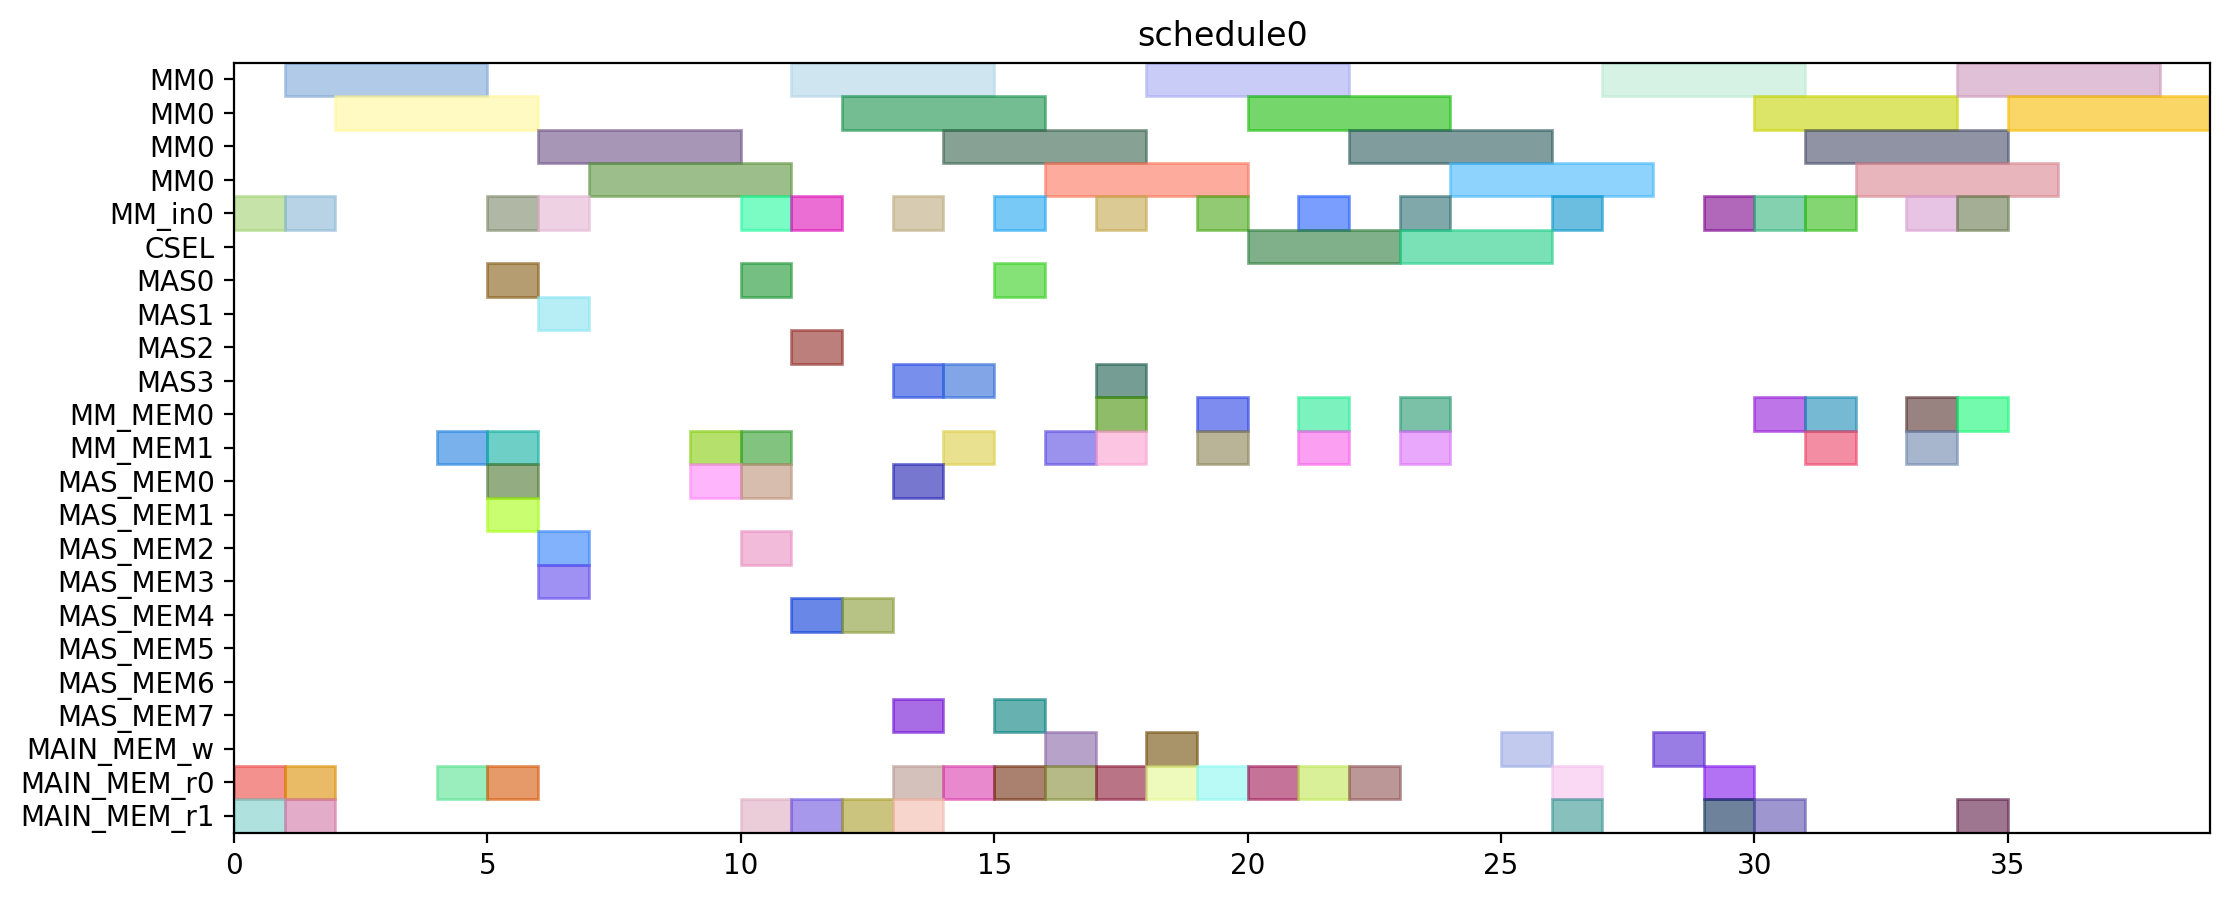

Write the Python code that produced this figure.
from pyschedule import Scenario, solvers, plotters, alt


def solve():
	horizon = 120
	S = Scenario("schedule0", horizon=horizon)

	# resource
	MM = S.Resources('MM', num=1, size=4)
	MM_in = S.Resources('MM_in', num=1)
	CSEL = S.Resource('CSEL')
	MAS = S.Resources('MAS', num=4, size=1, periods=range(1, horizon))
	MM_MEM = S.Resources('MM_MEM', num=2)
	MAS_MEM = S.Resources('MAS_MEM', num=8)
	MAIN_MEM_w = S.Resource('MAIN_MEM_w', size=1)
	MAIN_MEM_r = S.Resources('MAIN_MEM_r', num=2)

	# result of previous scheduling

	# new tasks
	t20 = S.Task('t20', length=4, delay_cost=1)
	t20 += alt(MM)
	t20_in = S.Task('t20_in', length=1, delay_cost=1)
	t20_in += alt(MM_in)
	S += t20_in*MM_in[0]<=t20*MM[0]
	t20_mem0 = S.Task('t20_mem0', length=1, delay_cost=1)
	t20_mem0 += MAIN_MEM_r[0]
	S += t20_mem0 <= t20

	t20_mem1 = S.Task('t20_mem1', length=1, delay_cost=1)
	t20_mem1 += MAIN_MEM_r[1]
	S += t20_mem1 <= t20

	t21 = S.Task('t21', length=4, delay_cost=1)
	t21 += alt(MM)
	t21_in = S.Task('t21_in', length=1, delay_cost=1)
	t21_in += alt(MM_in)
	S += t21_in*MM_in[0]<=t21*MM[0]
	t21_mem0 = S.Task('t21_mem0', length=1, delay_cost=1)
	t21_mem0 += MAIN_MEM_r[0]
	S += t21_mem0 <= t21

	t21_mem1 = S.Task('t21_mem1', length=1, delay_cost=1)
	t21_mem1 += MAIN_MEM_r[1]
	S += t21_mem1 <= t21

	xit20 = S.Task('xit20', length=1, delay_cost=1)
	xit20 += alt(MAS)
	xit20_mem0 = S.Task('xit20_mem0', length=1, delay_cost=1)
	xit20_mem0 += MAIN_MEM_r[0]
	S += xit20_mem0 <= xit20

	xit20_mem1 = S.Task('xit20_mem1', length=1, delay_cost=1)
	xit20_mem1 += alt(MM_MEM)
	S += (t20*MM[0])-1 < xit20_mem1*MM_MEM[1]
	S += xit20_mem1 <= xit20

	xit21 = S.Task('xit21', length=1, delay_cost=1)
	xit21 += alt(MAS)
	xit21_mem0 = S.Task('xit21_mem0', length=1, delay_cost=1)
	xit21_mem0 += MAIN_MEM_r[0]
	S += xit21_mem0 <= xit21

	xit21_mem1 = S.Task('xit21_mem1', length=1, delay_cost=1)
	xit21_mem1 += alt(MM_MEM)
	S += (t21*MM[0])-1 < xit21_mem1*MM_MEM[1]
	S += xit21_mem1 <= xit21

	xi2t40 = S.Task('xi2t40', length=4, delay_cost=1)
	xi2t40 += alt(MM)
	xi2t40_in = S.Task('xi2t40_in', length=1, delay_cost=1)
	xi2t40_in += alt(MM_in)
	S += xi2t40_in*MM_in[0]<=xi2t40*MM[0]
	xi2t40_mem0 = S.Task('xi2t40_mem0', length=1, delay_cost=1)
	xi2t40_mem0 += alt(MAS_MEM)
	S += (xit20*MAS[0])-1 < xi2t40_mem0*MAS_MEM[0]
	S += (xit20*MAS[1])-1 < xi2t40_mem0*MAS_MEM[2]
	S += (xit20*MAS[2])-1 < xi2t40_mem0*MAS_MEM[4]
	S += (xit20*MAS[3])-1 < xi2t40_mem0*MAS_MEM[6]
	S += xi2t40_mem0 <= xi2t40

	xi2t40_mem1 = S.Task('xi2t40_mem1', length=1, delay_cost=1)
	xi2t40_mem1 += alt(MAS_MEM)
	S += (xit20*MAS[0])-1 < xi2t40_mem1*MAS_MEM[1]
	S += (xit20*MAS[1])-1 < xi2t40_mem1*MAS_MEM[3]
	S += (xit20*MAS[2])-1 < xi2t40_mem1*MAS_MEM[5]
	S += (xit20*MAS[3])-1 < xi2t40_mem1*MAS_MEM[7]
	S += xi2t40_mem1 <= xi2t40

	xi2t41 = S.Task('xi2t41', length=4, delay_cost=1)
	xi2t41 += alt(MM)
	xi2t41_in = S.Task('xi2t41_in', length=1, delay_cost=1)
	xi2t41_in += alt(MM_in)
	S += xi2t41_in*MM_in[0]<=xi2t41*MM[0]
	xi2t41_mem0 = S.Task('xi2t41_mem0', length=1, delay_cost=1)
	xi2t41_mem0 += alt(MAS_MEM)
	S += (xit21*MAS[0])-1 < xi2t41_mem0*MAS_MEM[0]
	S += (xit21*MAS[1])-1 < xi2t41_mem0*MAS_MEM[2]
	S += (xit21*MAS[2])-1 < xi2t41_mem0*MAS_MEM[4]
	S += (xit21*MAS[3])-1 < xi2t41_mem0*MAS_MEM[6]
	S += xi2t41_mem0 <= xi2t41

	xi2t41_mem1 = S.Task('xi2t41_mem1', length=1, delay_cost=1)
	xi2t41_mem1 += alt(MAS_MEM)
	S += (xit21*MAS[0])-1 < xi2t41_mem1*MAS_MEM[1]
	S += (xit21*MAS[1])-1 < xi2t41_mem1*MAS_MEM[3]
	S += (xit21*MAS[2])-1 < xi2t41_mem1*MAS_MEM[5]
	S += (xit21*MAS[3])-1 < xi2t41_mem1*MAS_MEM[7]
	S += xi2t41_mem1 <= xi2t41

	D_a_0 = S.Task('D_a_0', length=1, delay_cost=1)
	D_a_0 += alt(MAS)
	D_a_0_mem0 = S.Task('D_a_0_mem0', length=1, delay_cost=1)
	D_a_0_mem0 += alt(MAS_MEM)
	S += (xit20*MAS[0])-1 < D_a_0_mem0*MAS_MEM[0]
	S += (xit20*MAS[1])-1 < D_a_0_mem0*MAS_MEM[2]
	S += (xit20*MAS[2])-1 < D_a_0_mem0*MAS_MEM[4]
	S += (xit20*MAS[3])-1 < D_a_0_mem0*MAS_MEM[6]
	S += D_a_0_mem0 <= D_a_0

	D_a_0_mem1 = S.Task('D_a_0_mem1', length=1, delay_cost=1)
	D_a_0_mem1 += alt(MM_MEM)
	S += (xi2t40*MM[0])-1 < D_a_0_mem1*MM_MEM[1]
	S += D_a_0_mem1 <= D_a_0

	D_a_1 = S.Task('D_a_1', length=1, delay_cost=1)
	D_a_1 += alt(MAS)
	D_a_1_mem0 = S.Task('D_a_1_mem0', length=1, delay_cost=1)
	D_a_1_mem0 += alt(MAS_MEM)
	S += (xit21*MAS[0])-1 < D_a_1_mem0*MAS_MEM[0]
	S += (xit21*MAS[1])-1 < D_a_1_mem0*MAS_MEM[2]
	S += (xit21*MAS[2])-1 < D_a_1_mem0*MAS_MEM[4]
	S += (xit21*MAS[3])-1 < D_a_1_mem0*MAS_MEM[6]
	S += D_a_1_mem0 <= D_a_1

	D_a_1_mem1 = S.Task('D_a_1_mem1', length=1, delay_cost=1)
	D_a_1_mem1 += alt(MM_MEM)
	S += (xi2t41*MM[0])-1 < D_a_1_mem1*MM_MEM[1]
	S += D_a_1_mem1 <= D_a_1

	negD0 = S.Task('negD0', length=4, delay_cost=1)
	negD0 += alt(MM)
	negD0_in = S.Task('negD0_in', length=1, delay_cost=1)
	negD0_in += alt(MM_in)
	S += negD0_in*MM_in[0]<=negD0*MM[0]
	negD0_mem0 = S.Task('negD0_mem0', length=1, delay_cost=1)
	negD0_mem0 += alt(MAS_MEM)
	S += (D_a_0*MAS[0])-1 < negD0_mem0*MAS_MEM[0]
	S += (D_a_0*MAS[1])-1 < negD0_mem0*MAS_MEM[2]
	S += (D_a_0*MAS[2])-1 < negD0_mem0*MAS_MEM[4]
	S += (D_a_0*MAS[3])-1 < negD0_mem0*MAS_MEM[6]
	S += negD0_mem0 <= negD0

	negD0_mem1 = S.Task('negD0_mem1', length=1, delay_cost=1)
	negD0_mem1 += MAIN_MEM_r[1]
	S += negD0_mem1 <= negD0

	negD1 = S.Task('negD1', length=4, delay_cost=1)
	negD1 += alt(MM)
	negD1_in = S.Task('negD1_in', length=1, delay_cost=1)
	negD1_in += alt(MM_in)
	S += negD1_in*MM_in[0]<=negD1*MM[0]
	negD1_mem0 = S.Task('negD1_mem0', length=1, delay_cost=1)
	negD1_mem0 += alt(MAS_MEM)
	S += (D_a_1*MAS[0])-1 < negD1_mem0*MAS_MEM[0]
	S += (D_a_1*MAS[1])-1 < negD1_mem0*MAS_MEM[2]
	S += (D_a_1*MAS[2])-1 < negD1_mem0*MAS_MEM[4]
	S += (D_a_1*MAS[3])-1 < negD1_mem0*MAS_MEM[6]
	S += negD1_mem0 <= negD1

	negD1_mem1 = S.Task('negD1_mem1', length=1, delay_cost=1)
	negD1_mem1 += MAIN_MEM_r[1]
	S += negD1_mem1 <= negD1

	N_b0 = S.Task('N_b0', length=1, delay_cost=1)
	N_b0 += alt(MAS)
	N_b0_mem0 = S.Task('N_b0_mem0', length=1, delay_cost=1)
	N_b0_mem0 += alt(MAS_MEM)
	S += (D_a_0*MAS[0])-1 < N_b0_mem0*MAS_MEM[0]
	S += (D_a_0*MAS[1])-1 < N_b0_mem0*MAS_MEM[2]
	S += (D_a_0*MAS[2])-1 < N_b0_mem0*MAS_MEM[4]
	S += (D_a_0*MAS[3])-1 < N_b0_mem0*MAS_MEM[6]
	S += N_b0_mem0 <= N_b0

	N_b0_mem1 = S.Task('N_b0_mem1', length=1, delay_cost=1)
	N_b0_mem1 += MAIN_MEM_r[1]
	S += N_b0_mem1 <= N_b0

	N_b1 = S.Task('N_b1', length=1, delay_cost=1)
	N_b1 += alt(MAS)
	N_b1_mem0 = S.Task('N_b1_mem0', length=1, delay_cost=1)
	N_b1_mem0 += alt(MAS_MEM)
	S += (D_a_1*MAS[0])-1 < N_b1_mem0*MAS_MEM[0]
	S += (D_a_1*MAS[1])-1 < N_b1_mem0*MAS_MEM[2]
	S += (D_a_1*MAS[2])-1 < N_b1_mem0*MAS_MEM[4]
	S += (D_a_1*MAS[3])-1 < N_b1_mem0*MAS_MEM[6]
	S += N_b1_mem0 <= N_b1

	N_b1_mem1 = S.Task('N_b1_mem1', length=1, delay_cost=1)
	N_b1_mem1 += MAIN_MEM_r[1]
	S += N_b1_mem1 <= N_b1

	D0 = S.Task('D0', length=1, delay_cost=1)
	D0 += alt(MAS)
	S += 0<D0

	D0_w = S.Task('D0_w', length=1, delay_cost=1)
	D0_w += alt(MAIN_MEM_w)
	S += D0 <= D0_w

	D0_mem0 = S.Task('D0_mem0', length=1, delay_cost=1)
	D0_mem0 += MAIN_MEM_r[0]
	S += D0_mem0 <= D0

	D0_mem1 = S.Task('D0_mem1', length=1, delay_cost=1)
	D0_mem1 += alt(MM_MEM)
	S += (negD0*MM[0])-1 < D0_mem1*MM_MEM[1]
	S += D0_mem1 <= D0

	D1 = S.Task('D1', length=1, delay_cost=1)
	D1 += alt(MAS)
	S += 0<D1

	D1_w = S.Task('D1_w', length=1, delay_cost=1)
	D1_w += alt(MAIN_MEM_w)
	S += D1 <= D1_w

	D1_mem0 = S.Task('D1_mem0', length=1, delay_cost=1)
	D1_mem0 += MAIN_MEM_r[0]
	S += D1_mem0 <= D1

	D1_mem1 = S.Task('D1_mem1', length=1, delay_cost=1)
	D1_mem1 += alt(MM_MEM)
	S += (negD1*MM[0])-1 < D1_mem1*MM_MEM[1]
	S += D1_mem1 <= D1

	N0 = S.Task('N0', length=4, delay_cost=1)
	N0 += alt(MM)
	N0_in = S.Task('N0_in', length=1, delay_cost=1)
	N0_in += alt(MM_in)
	S += N0_in*MM_in[0]<=N0*MM[0]
	N0_mem0 = S.Task('N0_mem0', length=1, delay_cost=1)
	N0_mem0 += MAIN_MEM_r[0]
	S += N0_mem0 <= N0

	N0_mem1 = S.Task('N0_mem1', length=1, delay_cost=1)
	N0_mem1 += alt(MAS_MEM)
	S += (N_b0*MAS[0])-1 < N0_mem1*MAS_MEM[1]
	S += (N_b0*MAS[1])-1 < N0_mem1*MAS_MEM[3]
	S += (N_b0*MAS[2])-1 < N0_mem1*MAS_MEM[5]
	S += (N_b0*MAS[3])-1 < N0_mem1*MAS_MEM[7]
	S += N0_mem1 <= N0

	N1 = S.Task('N1', length=4, delay_cost=1)
	N1 += alt(MM)
	N1_in = S.Task('N1_in', length=1, delay_cost=1)
	N1_in += alt(MM_in)
	S += N1_in*MM_in[0]<=N1*MM[0]
	N1_mem0 = S.Task('N1_mem0', length=1, delay_cost=1)
	N1_mem0 += MAIN_MEM_r[0]
	S += N1_mem0 <= N1

	N1_mem1 = S.Task('N1_mem1', length=1, delay_cost=1)
	N1_mem1 += alt(MAS_MEM)
	S += (N_b1*MAS[0])-1 < N1_mem1*MAS_MEM[1]
	S += (N_b1*MAS[1])-1 < N1_mem1*MAS_MEM[3]
	S += (N_b1*MAS[2])-1 < N1_mem1*MAS_MEM[5]
	S += (N_b1*MAS[3])-1 < N1_mem1*MAS_MEM[7]
	S += N1_mem1 <= N1

	Z0 = S.Task('Z0', length=3, delay_cost=1)
	Z0 += alt(CSEL)

	Z0_w = S.Task('Z0_w', length=1, delay_cost=1)
	Z0_w += alt(MAIN_MEM_w)
	S += Z0+2 <= Z0_w

	Z0_mem0 = S.Task('Z0_mem0', length=1, delay_cost=1)
	Z0_mem0 += MAIN_MEM_r[0]
	S += D0_w < Z0_mem0
	S += Z0_mem0+ 2 <= Z0

	Z0_mem1 = S.Task('Z0_mem1', length=1, delay_cost=1)
	Z0_mem1 += MAIN_MEM_r[0]
	S += D0_w < Z0_mem1
	S += Z0_mem1+ 1 <= Z0

	Z0_mem2 = S.Task('Z0_mem2', length=1, delay_cost=1)
	Z0_mem2 += MAIN_MEM_r[0]
	S += Z0_mem2+ 0 <= Z0

	Z1 = S.Task('Z1', length=3, delay_cost=1)
	Z1 += alt(CSEL)

	Z1_w = S.Task('Z1_w', length=1, delay_cost=1)
	Z1_w += alt(MAIN_MEM_w)
	S += Z1+2 <= Z1_w

	Z1_mem0 = S.Task('Z1_mem0', length=1, delay_cost=1)
	Z1_mem0 += MAIN_MEM_r[0]
	S += D1_w < Z1_mem0
	S += Z1_mem0+ 2 <= Z1

	Z1_mem1 = S.Task('Z1_mem1', length=1, delay_cost=1)
	Z1_mem1 += MAIN_MEM_r[0]
	S += D1_w < Z1_mem1
	S += Z1_mem1+ 1 <= Z1

	Z1_mem2 = S.Task('Z1_mem2', length=1, delay_cost=1)
	Z1_mem2 += MAIN_MEM_r[0]
	S += Z1_mem2+ 0 <= Z1

	N20 = S.Task('N20', length=4, delay_cost=1)
	N20 += alt(MM)
	N20_in = S.Task('N20_in', length=1, delay_cost=1)
	N20_in += alt(MM_in)
	S += N20_in*MM_in[0]<=N20*MM[0]
	N20_mem0 = S.Task('N20_mem0', length=1, delay_cost=1)
	N20_mem0 += alt(MM_MEM)
	S += (N0*MM[0])-1 < N20_mem0*MM_MEM[0]
	S += N20_mem0 <= N20

	N20_mem1 = S.Task('N20_mem1', length=1, delay_cost=1)
	N20_mem1 += alt(MM_MEM)
	S += (N0*MM[0])-1 < N20_mem1*MM_MEM[1]
	S += N20_mem1 <= N20

	N21 = S.Task('N21', length=4, delay_cost=1)
	N21 += alt(MM)
	N21_in = S.Task('N21_in', length=1, delay_cost=1)
	N21_in += alt(MM_in)
	S += N21_in*MM_in[0]<=N21*MM[0]
	N21_mem0 = S.Task('N21_mem0', length=1, delay_cost=1)
	N21_mem0 += alt(MM_MEM)
	S += (N1*MM[0])-1 < N21_mem0*MM_MEM[0]
	S += N21_mem0 <= N21

	N21_mem1 = S.Task('N21_mem1', length=1, delay_cost=1)
	N21_mem1 += alt(MM_MEM)
	S += (N1*MM[0])-1 < N21_mem1*MM_MEM[1]
	S += N21_mem1 <= N21

	D20 = S.Task('D20', length=4, delay_cost=1)
	D20 += alt(MM)
	D20_in = S.Task('D20_in', length=1, delay_cost=1)
	D20_in += alt(MM_in)
	S += D20_in*MM_in[0]<=D20*MM[0]
	D20_mem0 = S.Task('D20_mem0', length=1, delay_cost=1)
	D20_mem0 += MAIN_MEM_r[0]
	S += Z0_w < D20_mem0
	S += D20_mem0 <= D20

	D20_mem1 = S.Task('D20_mem1', length=1, delay_cost=1)
	D20_mem1 += MAIN_MEM_r[1]
	S += Z0_w < D20_mem1
	S += D20_mem1 <= D20

	D21 = S.Task('D21', length=4, delay_cost=1)
	D21 += alt(MM)
	D21_in = S.Task('D21_in', length=1, delay_cost=1)
	D21_in += alt(MM_in)
	S += D21_in*MM_in[0]<=D21*MM[0]
	D21_mem0 = S.Task('D21_mem0', length=1, delay_cost=1)
	D21_mem0 += MAIN_MEM_r[0]
	S += Z1_w < D21_mem0
	S += D21_mem0 <= D21

	D21_mem1 = S.Task('D21_mem1', length=1, delay_cost=1)
	D21_mem1 += MAIN_MEM_r[1]
	S += Z1_w < D21_mem1
	S += D21_mem1 <= D21

	N30 = S.Task('N30', length=4, delay_cost=1)
	N30 += alt(MM)
	N30_in = S.Task('N30_in', length=1, delay_cost=1)
	N30_in += alt(MM_in)
	S += N30_in*MM_in[0]<=N30*MM[0]
	N30_mem0 = S.Task('N30_mem0', length=1, delay_cost=1)
	N30_mem0 += alt(MM_MEM)
	S += (N20*MM[0])-1 < N30_mem0*MM_MEM[0]
	S += N30_mem0 <= N30

	N30_mem1 = S.Task('N30_mem1', length=1, delay_cost=1)
	N30_mem1 += alt(MM_MEM)
	S += (N0*MM[0])-1 < N30_mem1*MM_MEM[1]
	S += N30_mem1 <= N30

	N31 = S.Task('N31', length=4, delay_cost=1)
	N31 += alt(MM)
	N31_in = S.Task('N31_in', length=1, delay_cost=1)
	N31_in += alt(MM_in)
	S += N31_in*MM_in[0]<=N31*MM[0]
	N31_mem0 = S.Task('N31_mem0', length=1, delay_cost=1)
	N31_mem0 += alt(MM_MEM)
	S += (N21*MM[0])-1 < N31_mem0*MM_MEM[0]
	S += N31_mem0 <= N31

	N31_mem1 = S.Task('N31_mem1', length=1, delay_cost=1)
	N31_mem1 += alt(MM_MEM)
	S += (N1*MM[0])-1 < N31_mem1*MM_MEM[1]
	S += N31_mem1 <= N31

	V0 = S.Task('V0', length=4, delay_cost=1)
	V0 += alt(MM)
	V0_in = S.Task('V0_in', length=1, delay_cost=1)
	V0_in += alt(MM_in)
	S += V0_in*MM_in[0]<=V0*MM[0]
	V0_mem0 = S.Task('V0_mem0', length=1, delay_cost=1)
	V0_mem0 += alt(MM_MEM)
	S += (D20*MM[0])-1 < V0_mem0*MM_MEM[0]
	S += V0_mem0 <= V0

	V0_mem1 = S.Task('V0_mem1', length=1, delay_cost=1)
	V0_mem1 += MAIN_MEM_r[1]
	S += Z0_w < V0_mem1
	S += V0_mem1 <= V0

	V1 = S.Task('V1', length=4, delay_cost=1)
	V1 += alt(MM)
	V1_in = S.Task('V1_in', length=1, delay_cost=1)
	V1_in += alt(MM_in)
	S += V1_in*MM_in[0]<=V1*MM[0]
	V1_mem0 = S.Task('V1_mem0', length=1, delay_cost=1)
	V1_mem0 += alt(MM_MEM)
	S += (D21*MM[0])-1 < V1_mem0*MM_MEM[0]
	S += V1_mem0 <= V1

	V1_mem1 = S.Task('V1_mem1', length=1, delay_cost=1)
	V1_mem1 += MAIN_MEM_r[1]
	S += Z1_w < V1_mem1
	S += V1_mem1 <= V1

	ND20 = S.Task('ND20', length=4, delay_cost=1)
	ND20 += alt(MM)
	ND20_in = S.Task('ND20_in', length=1, delay_cost=1)
	ND20_in += alt(MM_in)
	S += ND20_in*MM_in[0]<=ND20*MM[0]
	ND20_mem0 = S.Task('ND20_mem0', length=1, delay_cost=1)
	ND20_mem0 += alt(MM_MEM)
	S += (N0*MM[0])-1 < ND20_mem0*MM_MEM[0]
	S += ND20_mem0 <= ND20

	ND20_mem1 = S.Task('ND20_mem1', length=1, delay_cost=1)
	ND20_mem1 += alt(MM_MEM)
	S += (D20*MM[0])-1 < ND20_mem1*MM_MEM[1]
	S += ND20_mem1 <= ND20

	ND21 = S.Task('ND21', length=4, delay_cost=1)
	ND21 += alt(MM)
	ND21_in = S.Task('ND21_in', length=1, delay_cost=1)
	ND21_in += alt(MM_in)
	S += ND21_in*MM_in[0]<=ND21*MM[0]
	ND21_mem0 = S.Task('ND21_mem0', length=1, delay_cost=1)
	ND21_mem0 += alt(MM_MEM)
	S += (N1*MM[0])-1 < ND21_mem0*MM_MEM[0]
	S += ND21_mem0 <= ND21

	ND21_mem1 = S.Task('ND21_mem1', length=1, delay_cost=1)
	ND21_mem1 += alt(MM_MEM)
	S += (D21*MM[0])-1 < ND21_mem1*MM_MEM[1]
	S += ND21_mem1 <= ND21

	solvers.mip.solve(S,msg=1,kind='CPLEX',ratio_gap=1.01)

	solution = [['hoge']*len(S.solution()[1]) for i in range(len(S.solution()))]
	for i in range(len(S.solution())):
		for j in range(len(S.solution()[i])):
			solution[i][j]=str(S.solution()[i][j])
	print(solution)

	cycles = int(solution[-1][3])

	pic_file_name = "/home/mfukuda/ABE/multiRAM_multiMAS_16mux/scheduling_result/stage4MM1_stage1MAS4/2xSSWU_BEFORE_EXP/schedule0.png"
	if(S.solution() != []):
		plotters.matplotlib.plot(S,img_filename=pic_file_name, show_task_labels=False, fig_size=(cycles*0.25+3, 5))

	return solution
